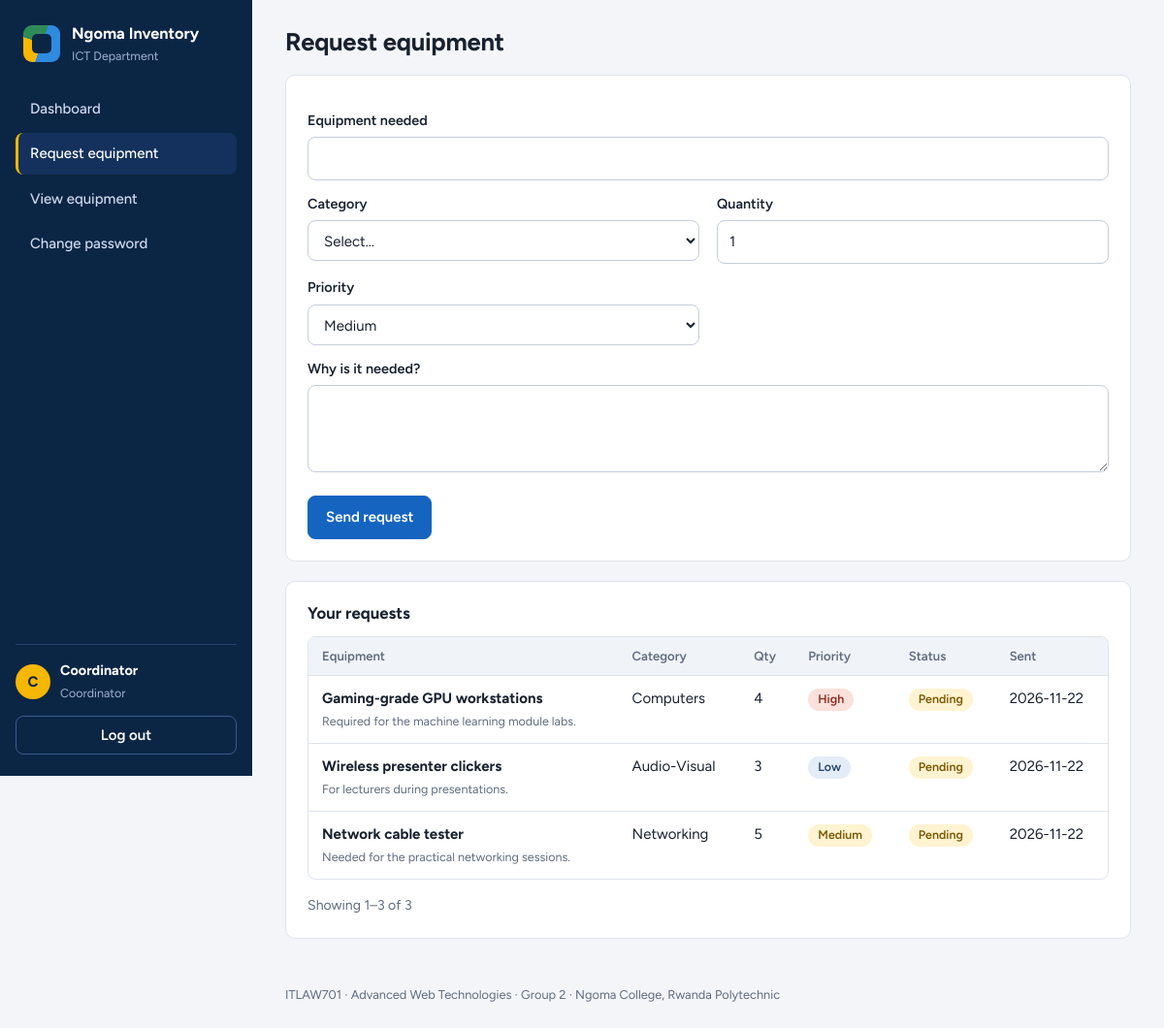
Screenshot of /request_new.php (signed in) with the database file from the repository.
### tables this page shows
CREATE TABLE requests (
  id INT UNSIGNED AUTO_INCREMENT PRIMARY KEY,
  equipment_name VARCHAR(120) NOT NULL,
  category VARCHAR(60) NOT NULL,
  quantity INT UNSIGNED NOT NULL,
  priority ENUM('Low','Medium','High') NOT NULL DEFAULT 'Medium',
  justification TEXT NOT NULL,
  status ENUM('pending','approved','rejected') NOT NULL DEFAULT 'pending',
  requested_by INT UNSIGNED NOT NULL,
  decided_by INT UNSIGNED DEFAULT NULL,
  decided_at DATETIME DEFAULT NULL,
  created_at TIMESTAMP DEFAULT CURRENT_TIMESTAMP,
  FOREIGN KEY (requested_by) REFERENCES users(id),
  FOREIGN KEY (decided_by) REFERENCES users(id)
);

### src/Database.php (called while the page is built, shortened)
<?php
class Database
{
    private static ?PDO $pdo = null;
    public static function connect(): PDO
    {
        if (self::$pdo === null) {
            $dsn = 'mysql:host=' . DB_HOST . ';dbname=' . DB_NAME . ';charset=' . DB_CHARSET;
            try {
                self::$pdo = new PDO($dsn, DB_USER, DB_PASS, [
                    PDO::ATTR_ERRMODE            => PDO::ERRMODE_EXCEPTION,
                    PDO::ATTR_DEFAULT_FETCH_MODE => PDO::FETCH_ASSOC,
                    PDO::ATTR_EMULATE_PREPARES   => false,
                ]);
            } catch (PDOException $e) {
                http_response_code(500);
                exit('Database connection failed. Check config/config.php.');
            }
        }
        return self::$pdo;
    }
    public static function run(string $sql, array $params = []): PDOStatement
    {
        $stmt = self::connect()->prepare($sql);
        foreach (array_values($params) as $i => $value) {
            $type = is_int($value) ? PDO::PARAM_INT : (is_null($value) ? PDO::PARAM_NULL : PDO::PARAM_STR);
            $stmt->bindValue($i + 1, $value, $type);
        }
        $stmt->execute();
        return $stmt;
    }
    public static function fetchAll(string $sql, array $params = []): array
    {
        return self::run($sql, $params)->fetchAll();
    }
    public static function fetchValue(string $sql, array $params = []): int
    {
        return (int) self::run($sql, $params)->fetchColumn();
    }
}

### src/EquipmentRequest.php (called while the page is built, shortened)
<?php
class EquipmentRequest
{
    public static function countByUser(int $userId): int
    {
        return Database::fetchValue('SELECT COUNT(*) FROM requests WHERE requested_by = ?', [$userId]);
    }
    public static function paginateByUser(int $userId, int $limit, int $offset): array
    {
        return Database::fetchAll(
            'SELECT r.*, d.full_name AS decider FROM requests r
               LEFT JOIN users d ON d.id = r.decided_by
              WHERE r.requested_by = ? ORDER BY r.id DESC LIMIT ? OFFSET ?',
            [$userId, $limit, $offset]
        );
    }
}

### src/Auth.php (called while the page is built, shortened)
<?php
class Auth
{
    public static function id(): int { return (int) ($_SESSION['user']['id'] ?? 0); }
}

### request_new.php (the view, shortened to what this page needs)
<?php
require_once __DIR__ . '/includes/bootstrap.php';
$old = ['name' => '', 'category' => '', 'qty' => '1', 'priority' => 'Medium', 'why' => ''];
$pager = new Paginator(EquipmentRequest::countByUser(Auth::id()), 5, (int) ($_GET['page'] ?? 1));
$mine  = EquipmentRequest::paginateByUser(Auth::id(), $pager->limit(), $pager->offset());
require __DIR__ . '/includes/header.php';
?>
<section class="panel">
  <form method="post" class="grid-form" novalidate>
    <div class="span2"><label for="name">Equipment needed</label>
      <input id="name" name="name" value="<?= e($old['name']) ?>" required maxlength="120"></div>
    <div><label for="category">Category</label>
      <select id="category" name="category" required>
        <option value="">Select…</option>
      </select></div>
    <div><label for="qty">Quantity</label>
      <input id="qty" name="qty" type="number" min="1" value="<?= e($old['qty']) ?>" required></div>
    <div><label for="priority">Priority</label>
      <select id="priority" name="priority">
        <?php foreach (EquipmentRequest::PRIORITIES as $p): ?>
          <option <?= $old['priority'] === $p ? 'selected' : '' ?>><?= e($p) ?></option>
        <?php endforeach; ?>
      </select></div>
    <div class="span2"><label for="why">Why is it needed?</label>
      <textarea id="why" name="why" rows="3" required><?= e($old['why']) ?></textarea></div>
    <div class="span2"><button class="btn btn-primary" type="submit">Send request</button></div>
  </form>
</section>
<section class="panel">
  <h2>Your requests</h2>
  <?php if (!$mine): ?>
    <p class="empty">You have not requested anything yet. Use the form above to send your first request.</p>
  <?php else: ?>
  <div class="table-wrap"><table>
    <thead><tr><th>Equipment</th><th>Category</th><th>Qty</th><th>Priority</th><th>Status</th><th>Sent</th></tr></thead>
    <tbody>
    <?php foreach ($mine as $r): ?>
      <tr>
        <td><strong><?= e($r['equipment_name']) ?></strong><br><small class="muted"><?= e($r['justification']) ?></small></td>
        <td><?= e($r['category']) ?></td><td><?= (int) $r['quantity'] ?></td>
        <td><?= badge($r['priority']) ?></td><td><?= badge($r['status']) ?></td>
        <td><?= e(substr((string) $r['created_at'], 0, 10)) ?></td>
      </tr>
    <?php endforeach; ?>
    </tbody>
  </table></div>
  <?php endif; ?>
  <?= $pager->render() ?>
</section>
<?php require __DIR__ . '/includes/footer.php'; ?>

### includes/bootstrap.php (shortened to what this page needs)
<?php
spl_autoload_register(function (string $class): void {
    $file = __DIR__ . '/../src/' . $class . '.php';
});
function e(?string $value): string
{
    return htmlspecialchars((string) $value, ENT_QUOTES | ENT_SUBSTITUTE, 'UTF-8');
}
function badge(string $text): string
{
    $key = strtolower(str_replace(' ', '-', $text));
    return '<span class="badge badge-' . e($key) . '">' . e(ucfirst($text)) . '</span>';
}

### assets/css/style.css (style rules this page uses)
:root { --navy:#0b2545; --navy-2:#13315c; --blue:#1565c0; --blue-d:#0f4c97; --sun:#f5b700; --green:#2e8b57; --red:#c0392b; --amber:#b7791f; --bg:#f3f5f9; --card:#fff; --ink:#18212f; --muted:#5f6b7d; --line:#dfe4ec; --r:10px; }
* { box-sizing:border-box }
html { -webkit-text-size-adjust:100% }
body { margin:0;font-family:"Figtree",system-ui,-apple-system,"Segoe UI",Roboto,sans-serif;background:var(--bg);color:var(--ink);font-size:15px;line-height:1.5 }
h1,h2 { line-height:1.2;margin:0 }
h2 { font-size:1.05rem;margin-bottom:14px }
.muted { color:var(--muted) }
.panel { background:var(--card);border:1px solid var(--line);border-radius:var(--r);padding:22px;margin-bottom:20px }
label { display:block;font-weight:600;margin:14px 0 6px;font-size:.9rem }
input,select,textarea { width:100%;font:inherit;color:inherit;padding:10px 12px;border:1px solid #c5cddb;border-radius:8px;background:#fff }
textarea { resize:vertical }
.grid-form { display:grid;grid-template-columns:1fr 1fr;gap:0 18px }
.grid-form .span2 { grid-column:1/-1 }
.grid-form .btn { margin-top:18px }
form .btn-primary:not(.btn-block) { margin-top:18px }
.btn { display:inline-block;font:inherit;font-weight:600;padding:10px 18px;border-radius:8px;border:1px solid #c5cddb;background:#fff;color:var(--ink);text-decoration:none;cursor:pointer }
.btn-primary { background:var(--blue);border-color:var(--blue);color:#fff }
.table-wrap { overflow-x:auto;border:1px solid var(--line);border-radius:8px }
table { width:100%;border-collapse:collapse;min-width:640px }
th { background:#f0f3f8;text-align:left;font-size:.82rem;color:var(--muted);font-weight:600;padding:10px 14px;border-bottom:1px solid var(--line) }
td { padding:12px 14px;border-bottom:1px solid var(--line);vertical-align:top }
tbody tr:last-child td { border-bottom:0 }
.badge { display:inline-block;padding:2px 10px;border-radius:99px;font-size:.78rem;font-weight:600;background:#e8edf5;color:#3a4a63 }
.badge-pending,.badge-medium,.badge-fair { background:#fff3d1;color:#7a5800 }
.badge-rejected,.badge-high,.badge-needs-repair { background:#fbe0dc;color:#8a2a1f }
.badge-low { background:#e4ecf8;color:#26456f }

### rows the page displays
requests: qty "1", equipment_name "Network cable tester", justification "Needed for the practical networking sessions.", category "Networking", quantity "5", priority "Medium Pending", created_at "2026-11-22"
requests: equipment_name "Gaming-grade GPU workstations", justification "Required for the machine learning module labs.", category "Computers", quantity "4", priority "High Pending", created_at "2026-11-22"
requests: equipment_name "Wireless presenter clickers", justification "For lecturers during presentations.", category "Audio-Visual", quantity "3", priority "Low Pending", created_at "2026-11-22"

### other values shown
$label "Dashboard"
$label "Request equipment"
$label "View equipment"
$label "Change password"
$initial "C"
$me['name'] "Coordinator"
User::ROLE_LABELS[$role] "Coordinator"
$pageTitle "Request equipment"
$this->summary() "Showing 1–3 of 3"
form field priority "Medium"
